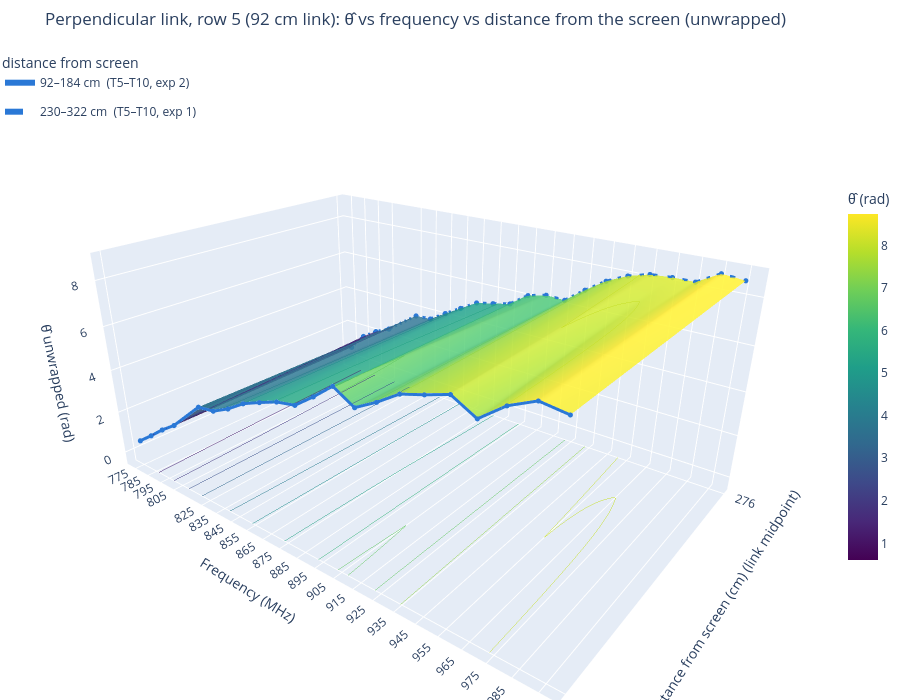
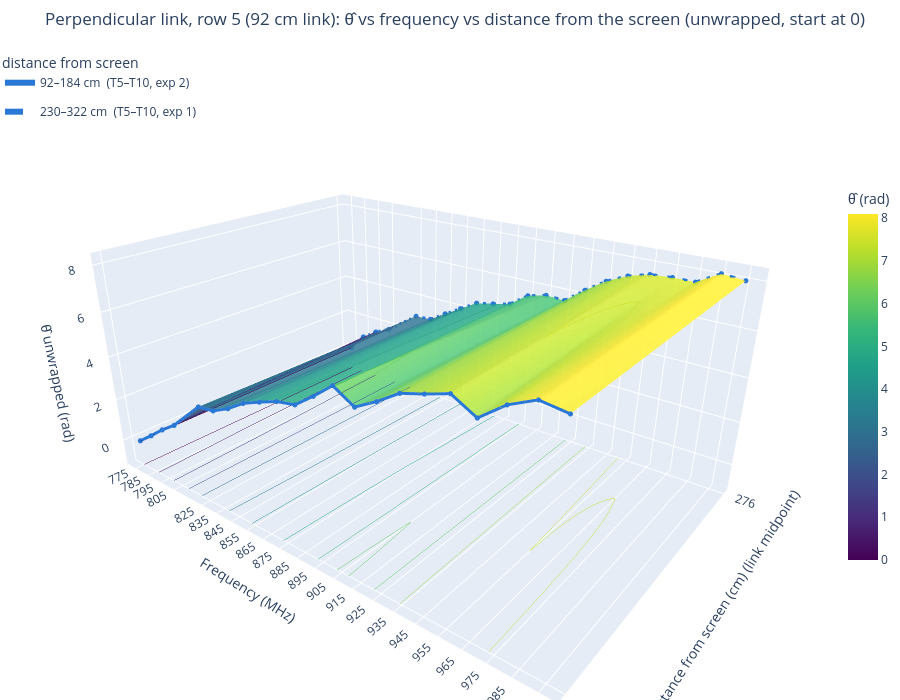

Notebook code cell kept with these figures, in order:
### Code cell
plot_link_vs_distance_3d(PERP_ROW_92, perp_gap=2, surface=True, unwrap=True)   # distances=PERP_DISTANCES_92 to match the 2D plot
plot_link_vs_distance_3d(PERP_ROW_92, perp_gap=2, surface=True, unwrap=True, zero_start=True)

### Figure 1 — Plotly figure (JSON) as saved in the notebook; plotly's stock layout.template omitted (floating-point values rounded to 4 significant figures)
{"data": [{"cmax": 8.739, "cmin": 0.6086, "colorbar": {"len": 0.6, "title": {"text": "θ̂ (rad)"}, "x": 1}, "colorscale": [[0, "#440154"], [0.1111, "#482878"], [0.2222, "#3e4989"], [0.3333, "#31688e"], [0.4444, "#26828e"], [0.5556, "#1f9e89"], [0.6667, "#35b779"], [0.7778, "#6ece58"], [0.8889, "#b5de2b"], [1, "#fde725"]], "contours": {"z": {"end": 8.739, "project": {"z": true}, "show": true, "size": 0.6775, "start": 0.6086, "usecolormap": true, "width": 2}}, "hovertemplate": "%{x} MHz, %{y:.0f} cm<br>θ̂ = %{z:.3f} rad<extra></extra>", "name": "surface", "opacity": 0.85, "type": "surface", "x": [775, 785, 795, 805, 825, 835, 845, 855, 865, 875, 885, 895, 905, 915, 925, 935, 945, 955, 965, 975, 985, 995], "y": [138.0, 276.0], "z": [[0.6086, 1.18, 1.783, 2.309, 3.745, 3.869, 4.258, 4.769, 5.108, 5.42, 5.58, 6.186, 6.855, 6.372, 6.854, 7.418, 7.675, 7.967, 7.494, 8.195, 8.628, 8.52], [0.6384, 1.532, 2.051, 2.423, 3.599, 3.646, 4.154, 4.637, 5.122, 5.289, 5.48, 6.086, 6.3, 6.259, 6.922, 7.515, 7.926, 8.17, 8.224, 8.217, 8.739, 8.642]]}, {"hovertemplate": "%{x} MHz<br>%{y:.0f} cm<br>θ̂ = %{z:.3f} rad<extra>92–184 cm  (T5–T10, exp 2)</extra>", "legendgroup": "92–184 cm  (T5–T10, exp 2)", "line": {"color": "#2a78d6", "dash": "solid", "width": 6}, "marker": {"color": "#2a78d6", "size": 3}, "mode": "lines+markers", "name": "92–184 cm  (T5–T10, exp 2)", "type": "scatter3d", "x": [775, 785, 795, 805, 825, 835, 845, 855, 865, 875, 885, 895, 905, 915, 925, 935, 945, 955, 965, 975, 985, 995], "y": [138.0, 138.0, 138.0, 138.0, 138.0, 138.0, 138.0, 138.0, 138.0, 138.0, 138.0, 138.0, 138.0, 138.0, 138.0, 138.0, 138.0, 138.0, 138.0, 138.0, 138.0, 138.0], "z": [0.6086, 1.18, 1.783, 2.309, 3.745, 3.869, 4.258, 4.769, 5.108, 5.42, 5.58, 6.186, 6.855, 6.372, 6.854, 7.418, 7.675, 7.967, 7.494, 8.195, 8.628, 8.52]}, {"hovertemplate": "%{x} MHz<br>%{y:.0f} cm<br>θ̂ = %{z:.3f} rad<extra>230–322 cm  (T5–T10, exp 1)</extra>", "legendgroup": "230–322 cm  (T5–T10, exp 1)", "line": {"color": "#2a78d6", "dash": "dash", "width": 6}, "marker": {"color": "#2a78d6", "size": 3}, "mode": "lines+markers", "name": "230–322 cm  (T5–T10, exp 1)", "type": "scatter3d", "x": [775, 785, 795, 805, 825, 835, 845, 855, 865, 875, 885, 895, 905, 915, 925, 935, 945, 955, 965, 975, 985, 995], "y": [276.0, 276.0, 276.0, 276.0, 276.0, 276.0, 276.0, 276.0, 276.0, 276.0, 276.0, 276.0, 276.0, 276.0, 276.0, 276.0, 276.0, 276.0, 276.0, 276.0, 276.0, 276.0], "z": [0.6384, 1.532, 2.051, 2.423, 3.599, 3.646, 4.154, 4.637, 5.122, 5.289, 5.48, 6.086, 6.3, 6.259, 6.922, 7.515, 7.926, 8.17, 8.224, 8.217, 8.739, 8.642]}], "layout": {"height": 700, "legend": {"title": {"text": "distance from screen"}, "x": 0, "y": 1}, "margin": {"b": 0, "l": 0, "r": 0, "t": 50}, "scene": {"aspectmode": "manual", "aspectratio": {"x": 1.8, "y": 1.2, "z": 0.8}, "camera": {"eye": {"x": 1.5, "y": -1.9, "z": 1.1}}, "xaxis": {"tickvals": [775, 785, 795, 805, 825, 835, 845, 855, 865, 875, 885, 895, 905, 915, 925, 935, 945, 955, 965, 975, 985, 995], "title": {"text": "Frequency (MHz)"}}, "yaxis": {"tickvals": [138.0, 276.0], "title": {"text": "Distance from screen (cm) (link midpoint)"}}, "zaxis": {"range": [-0.611, 9.145], "title": {"text": "θ̂ unwrapped (rad)"}}}, "title": {"text": "Perpendicular link, row 5 (92 cm link): θ̂ vs frequency vs distance from the screen (unwrapped)"}}}

### Figure 2 — Plotly figure (JSON) as saved in the notebook; plotly's stock layout.template omitted (floating-point values rounded to 4 significant figures)
{"data": [{"cmax": 8.1, "cmin": 0, "colorbar": {"len": 0.6, "title": {"text": "θ̂ (rad)"}, "x": 1}, "colorscale": [[0, "#440154"], [0.1111, "#482878"], [0.2222, "#3e4989"], [0.3333, "#31688e"], [0.4444, "#26828e"], [0.5556, "#1f9e89"], [0.6667, "#35b779"], [0.7778, "#6ece58"], [0.8889, "#b5de2b"], [1, "#fde725"]], "contours": {"z": {"end": 8.1, "project": {"z": true}, "show": true, "size": 0.675, "start": 0, "usecolormap": true, "width": 2}}, "hovertemplate": "%{x} MHz, %{y:.0f} cm<br>θ̂ = %{z:.3f} rad<extra></extra>", "name": "surface", "opacity": 0.85, "type": "surface", "x": [775, 785, 795, 805, 825, 835, 845, 855, 865, 875, 885, 895, 905, 915, 925, 935, 945, 955, 965, 975, 985, 995], "y": [138.0, 276.0], "z": [[0.0, 0.5716, 1.174, 1.7, 3.136, 3.261, 3.65, 4.161, 4.499, 4.811, 4.972, 5.578, 6.246, 5.764, 6.245, 6.81, 7.067, 7.358, 6.886, 7.586, 8.02, 7.912], [0.0, 0.8932, 1.413, 1.785, 2.96, 3.007, 3.516, 3.999, 4.484, 4.651, 4.842, 5.448, 5.662, 5.621, 6.284, 6.877, 7.288, 7.532, 7.586, 7.578, 8.1, 8.003]]}, {"hovertemplate": "%{x} MHz<br>%{y:.0f} cm<br>θ̂ = %{z:.3f} rad<extra>92–184 cm  (T5–T10, exp 2)</extra>", "legendgroup": "92–184 cm  (T5–T10, exp 2)", "line": {"color": "#2a78d6", "dash": "solid", "width": 6}, "marker": {"color": "#2a78d6", "size": 3}, "mode": "lines+markers", "name": "92–184 cm  (T5–T10, exp 2)", "type": "scatter3d", "x": [775, 785, 795, 805, 825, 835, 845, 855, 865, 875, 885, 895, 905, 915, 925, 935, 945, 955, 965, 975, 985, 995], "y": [138.0, 138.0, 138.0, 138.0, 138.0, 138.0, 138.0, 138.0, 138.0, 138.0, 138.0, 138.0, 138.0, 138.0, 138.0, 138.0, 138.0, 138.0, 138.0, 138.0, 138.0, 138.0], "z": [0.0, 0.5716, 1.174, 1.7, 3.136, 3.261, 3.65, 4.161, 4.499, 4.811, 4.972, 5.578, 6.246, 5.764, 6.245, 6.81, 7.067, 7.358, 6.886, 7.586, 8.02, 7.912]}, {"hovertemplate": "%{x} MHz<br>%{y:.0f} cm<br>θ̂ = %{z:.3f} rad<extra>230–322 cm  (T5–T10, exp 1)</extra>", "legendgroup": "230–322 cm  (T5–T10, exp 1)", "line": {"color": "#2a78d6", "dash": "dash", "width": 6}, "marker": {"color": "#2a78d6", "size": 3}, "mode": "lines+markers", "name": "230–322 cm  (T5–T10, exp 1)", "type": "scatter3d", "x": [775, 785, 795, 805, 825, 835, 845, 855, 865, 875, 885, 895, 905, 915, 925, 935, 945, 955, 965, 975, 985, 995], "y": [276.0, 276.0, 276.0, 276.0, 276.0, 276.0, 276.0, 276.0, 276.0, 276.0, 276.0, 276.0, 276.0, 276.0, 276.0, 276.0, 276.0, 276.0, 276.0, 276.0, 276.0, 276.0], "z": [0.0, 0.8932, 1.413, 1.785, 2.96, 3.007, 3.516, 3.999, 4.484, 4.651, 4.842, 5.448, 5.662, 5.621, 6.284, 6.877, 7.288, 7.532, 7.586, 7.578, 8.1, 8.003]}], "layout": {"height": 700, "legend": {"title": {"text": "distance from screen"}, "x": 0, "y": 1}, "margin": {"b": 0, "l": 0, "r": 0, "t": 50}, "scene": {"aspectmode": "manual", "aspectratio": {"x": 1.8, "y": 1.2, "z": 0.8}, "camera": {"eye": {"x": 1.5, "y": -1.9, "z": 1.1}}, "xaxis": {"tickvals": [775, 785, 795, 805, 825, 835, 845, 855, 865, 875, 885, 895, 905, 915, 925, 935, 945, 955, 965, 975, 985, 995], "title": {"text": "Frequency (MHz)"}}, "yaxis": {"tickvals": [138.0, 276.0], "title": {"text": "Distance from screen (cm) (link midpoint)"}}, "zaxis": {"range": [-1.215, 8.505], "title": {"text": "θ̂ unwrapped (rad)"}}}, "title": {"text": "Perpendicular link, row 5 (92 cm link): θ̂ vs frequency vs distance from the screen (unwrapped, start at 0)"}}}
